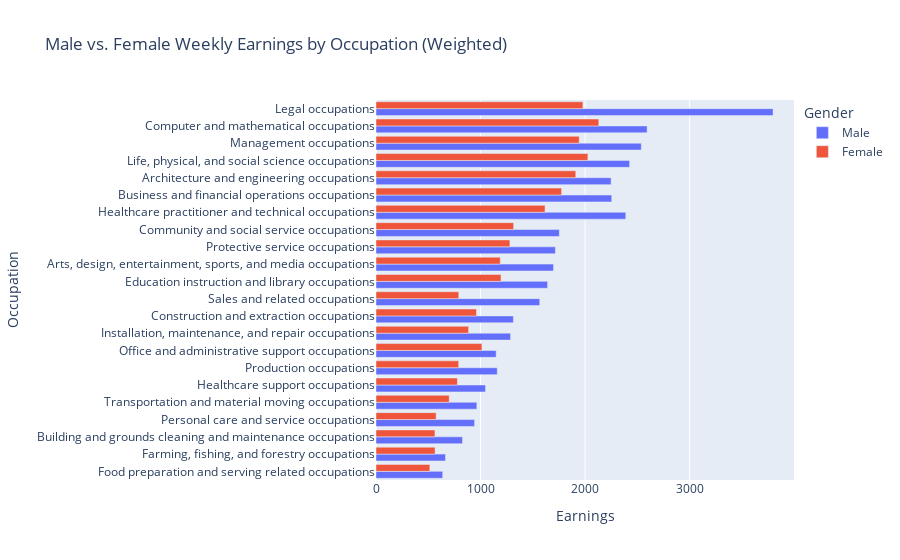

Here is the notebook cell this chart was saved with:
### Code cell
df_compare = weighted_means[['Male', 'Female']].reset_index()

fig2 = px.bar(
    df_compare.melt(id_vars='Occupation', value_vars=['Male', 'Female'], var_name='Gender', value_name='Earnings'),
    x='Earnings',
    y='Occupation',
    color='Gender',
    barmode='group',
    title='Male vs. Female Weekly Earnings by Occupation (Weighted)'
)

fig2.update_layout(yaxis={'categoryorder': 'total ascending'})
fig2.show()

### Figure 1 — Plotly figure (JSON) as saved in the notebook; plotly's stock layout.template omitted (floating-point values rounded to 4 significant figures)
{"data": [{"alignmentgroup": "True", "hovertemplate": "Gender=Male<br>Earnings=%{x}<br>Occupation=%{y}<extra></extra>", "legendgroup": "Male", "marker": {"color": "#636efa", "pattern": {"shape": ""}}, "name": "Male", "offsetgroup": "Male", "orientation": "h", "showlegend": true, "textposition": "auto", "type": "bar", "x": [2249.0, 1698.0, 827.3, 2255.0, 1753.0, 2593.0, 1314.0, 1641.0, 665.0, 637.9, 2389.0, 1048.0, 1287.0, 3799.0, 2426.0, 2538.0, 1150.0, 942.9, 1160.0, 1716.0, 1566.0, 964.6], "xaxis": "x", "y": ["Architecture and engineering occupations", "Arts, design, entertainment, sports, and media occupations", "Building and grounds cleaning and maintenance occupations", "Business and financial operations occupations", "Community and social service occupations", "Computer and mathematical occupations", "Construction and extraction occupations", "Education instruction and library occupations", "Farming, fishing, and forestry occupations", "Food preparation and serving related occupations", "Healthcare practitioner and technical occupations", "Healthcare support occupations", "Installation, maintenance, and repair occupations", "Legal occupations", "Life, physical, and social science occupations", "Management occupations", "Office and administrative support occupations", "Personal care and service occupations", "Production occupations", "Protective service occupations", "Sales and related occupations", "Transportation and material moving occupations"], "yaxis": "y"}, {"alignmentgroup": "True", "hovertemplate": "Gender=Female<br>Earnings=%{x}<br>Occupation=%{y}<extra></extra>", "legendgroup": "Female", "marker": {"color": "#EF553B", "pattern": {"shape": ""}}, "name": "Female", "offsetgroup": "Female", "orientation": "h", "showlegend": true, "textposition": "auto", "type": "bar", "x": [1911.0, 1189.0, 563.9, 1775.0, 1317.0, 2131.0, 961.0, 1196.0, 565.1, 515.0, 1617.0, 778.6, 885.9, 1979.0, 2027.0, 1944.0, 1013.0, 574.9, 791.0, 1281.0, 791.5, 700.3], "xaxis": "x", "y": ["Architecture and engineering occupations", "Arts, design, entertainment, sports, and media occupations", "Building and grounds cleaning and maintenance occupations", "Business and financial operations occupations", "Community and social service occupations", "Computer and mathematical occupations", "Construction and extraction occupations", "Education instruction and library occupations", "Farming, fishing, and forestry occupations", "Food preparation and serving related occupations", "Healthcare practitioner and technical occupations", "Healthcare support occupations", "Installation, maintenance, and repair occupations", "Legal occupations", "Life, physical, and social science occupations", "Management occupations", "Office and administrative support occupations", "Personal care and service occupations", "Production occupations", "Protective service occupations", "Sales and related occupations", "Transportation and material moving occupations"], "yaxis": "y"}], "layout": {"barmode": "group", "legend": {"title": {"text": "Gender"}, "tracegroupgap": 0}, "title": {"text": "Male vs. Female Weekly Earnings by Occupation (Weighted)"}, "xaxis": {"anchor": "y", "domain": [0, 1], "title": {"text": "Earnings"}}, "yaxis": {"anchor": "x", "categoryorder": "total ascending", "domain": [0, 1], "title": {"text": "Occupation"}}}}
